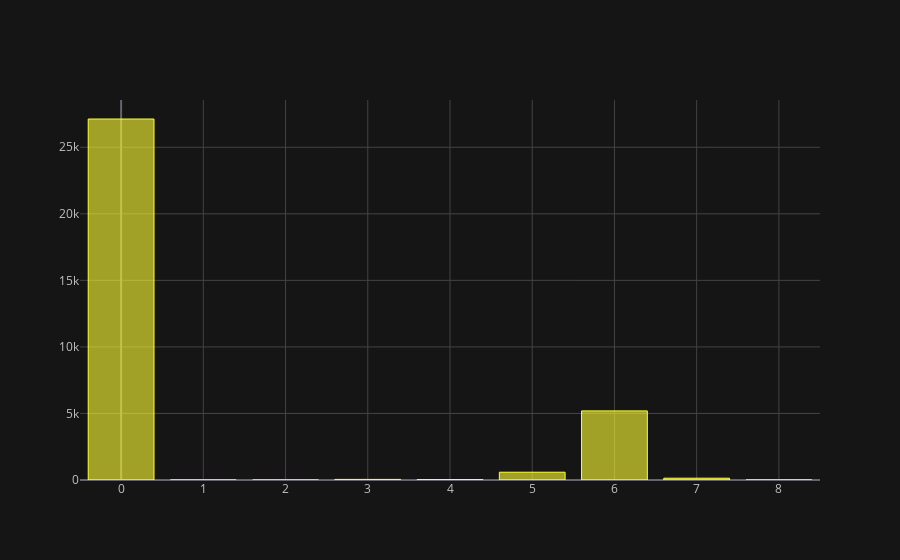

Write notebook code for a chart like this one.
### Code cell
train['diagnosis'].value_counts().iplot(kind='bar',color='yellow')

### Figure 1 — Plotly figure (JSON) as saved in the notebook; plotly's stock layout.template omitted (floating-point values rounded to 4 significant figures)
{"data": [{"marker": {"color": "rgba(255, 255, 51, 0.6)", "line": {"color": "rgba(255, 255, 51, 1.0)", "width": 1}}, "name": "diagnosis", "orientation": "v", "text": "", "type": "bar", "x": [0, 6, 5, 7, 3, 4, 8, 2, 1], "y": [27124, 5193, 584, 135, 44, 37, 7, 1, 1]}], "layout": {"legend": {"bgcolor": "#151516", "font": {"color": "#D9D9D9"}}, "paper_bgcolor": "#151516", "plot_bgcolor": "#151516", "title": {"font": {"color": "#D9D9D9"}}, "xaxis": {"gridcolor": "#434343", "showgrid": true, "tickfont": {"color": "#C2C2C2"}, "title": {"font": {"color": "#D9D9D9"}, "text": ""}, "zerolinecolor": "#666570"}, "yaxis": {"gridcolor": "#434343", "showgrid": true, "tickfont": {"color": "#C2C2C2"}, "title": {"font": {"color": "#D9D9D9"}, "text": ""}, "zerolinecolor": "#666570"}}}
